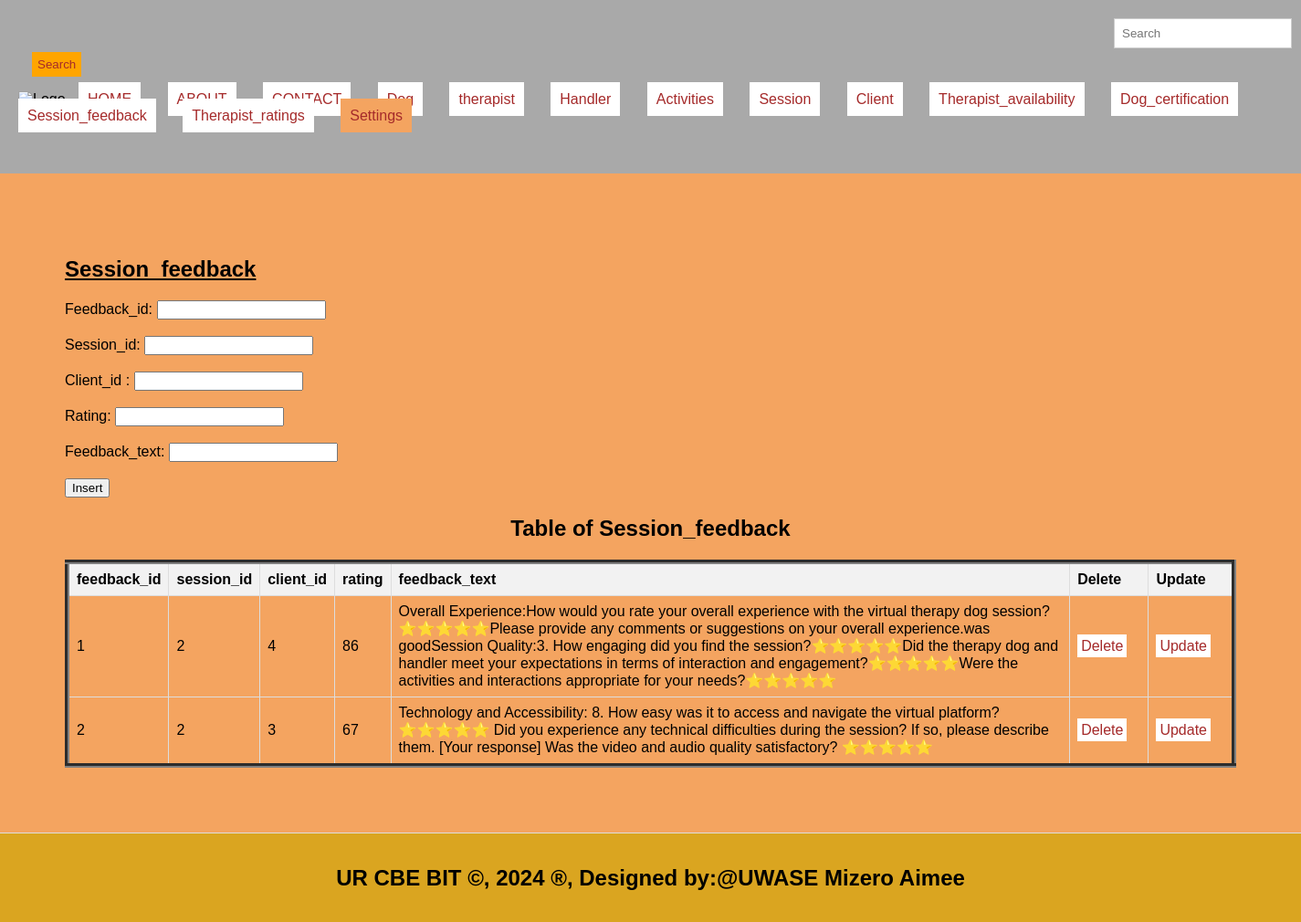
The page /Session_feedback.php on the database its author committed.
### tables this page shows
CREATE TABLE `session_feedback` (
  `feedback_id` int(11) NOT NULL,
  `session_id` int(11) DEFAULT NULL,
  `client_id` int(11) DEFAULT NULL,
  `rating` int(11) DEFAULT NULL,
  `feedback_text` text DEFAULT NULL
);

### Session_feedback.php (the view, shortened to what this page needs)
<!DOCTYPE html>
<html lang="en">
<head>
  <link rel="stylesheet" type="text/css" href="style.css" title="style 1" media="screen, tv, projection, handheld, print"/>
  </head>
  <header>
<body bgcolor="sandybrown">
  <form class="d-flex" role="search" action="search.php">
      <input class="form-control me-2" type="search" placeholder="Search" aria-label="Search">
      <button class="btn btn-outline-success" type="submit">Search</button>
    </form>
  <ul style="list-style-type: none; padding: 0;">
    <li style="display: inline; margin-right: 10px;">
  </li>
    <li style="display: inline; margin-right: 10px;"><a href="./home.html">HOME</a>
  </li>
    <li style="display: inline; margin-right: 10px;"><a href="./about.html">ABOUT</a>
  </li>
    <li style="display: inline; margin-right: 10px;"><a href="./contact.html">CONTACT</a>
  </li>
    <li style="display: inline; margin-right: 10px;"><a href="./Dog.php">Dog</a>
  </li>
    <li style="display: inline; margin-right: 10px;"><a href="./therapist.php">therapist</a>
  </li>
    <li style="display: inline; margin-right: 10px;"><a href="./handler.php">Handler</a>
  </li>
    <li style="display: inline; margin-right: 10px;"><a href="./activities.php">Activities</a>
  </li>
    <li style="display: inline; margin-right: 10px;"><a href="./session.php">Session</a>
  </li>
    <li style="display: inline; margin-right: 10px;"><a href="./client.php">Client</a>
  </li>
  <li style="display: inline; margin-right: 10px;"><a href="./therapist_availability.php">Therapist_availability</a>
  </li>
    <li style="display: inline; margin-right: 10px;"><a href="./dog_certification.php">Dog_certification</a>
  </li>
    <li style="display: inline; margin-right: 10px;"><a href="./session_feedback.php">Session_feedback</a>
  </li>
    <li style="display: inline; margin-right: 10px;"><a href="./therapist_ratings.php">Therapist_ratings</a>
  </li>
    <li class="dropdown" style="display: inline; margin-right: 10px;">
      <a href="#" style="padding: 10px; color: brown; background-color: sandybrown; text-decoration: none; margin-right: 15px;">Settings</a>
    </li><br><br>
  </ul>
</header>
<section>
    <h1><u>Session_feedback</u></h1>
    <form method="post" onsubmit="return confirmInsert();">
        <label for="feedback_id">Feedback_id:</label>
        <input type="number" id="feedback_id" name="feedback_id"><br><br>
        <label for="session_id">Session_id:</label>
        <input type="text" id="session_id" name="session_id" required><br><br>
       <label for="client_id">Client_id :</label>
        <input type="text" id="client_id  " name="client_id  " required><br><br>
        <label for="rating">Rating:</label>
        <input type="text" id="rating" name="rating" required><br><br>
        <label for="feedback_text">Feedback_text:</label>
        <input type="text" id="feedback_text" name="feedback_text" required><br><br>
      <input type="submit" name="add" value="Insert">
    </form>
<!DOCTYPE html>
<html>
<head>
</head>
<body>
    <center><h2>Table of Session_feedback</h2></center>
    <table border="5">
        <tr>
            <th>feedback_id</th>
            <th>session_id</th>
            <th>client_id</th>
            <th>rating</th>
            <th>feedback_text</th>
            <th>Delete</th>
            <th>Update</th>
        </tr>
        <?php
        include('databaseconnection.php');
        $sql = "SELECT * FROM Session_feedback";
        $result = $connection->query($sql);
        if ($result->num_rows > 0) {
            while ($row = $result->fetch_assoc()) {
                $feedback_id = $row['feedback_id'];
                echo "<tr>
                    <td>" .$row['feedback_id'] . "</td>
                    <td>" .$row['session_id'] . "</td>
                    <td>" .$row['client_id'] . "</td>
                    <td>" .$row['rating'] . "</td>
                    <td>" .$row['feedback_text'] . "</td>
                    <td><a style='padding:4px' href='delete_Session_feedback.php?feedback_id=$feedback_id'>Delete</a></td>
                    <td><a style='padding:4px' href='update_Session_feedback.php?feedback_id=$feedback_id'>Update</a></td>
                </tr>";
            }
        } else {
            echo "<tr><td colspan='5'>No data found</td></tr>";
        }
        ?>
    </table>
</body>
    </section>
<footer>
  <center>
    <b><h2>UR CBE BIT &copy, 2024 &reg, Designed by:@UWASE Mizero Aimee</h2></b>
  </center>
</footer>
</body>
</html>

### style.css (style rules this page uses)
body { font-family: Arial, sans-serif; margin: 0; padding: 0; }
.form-control { padding: 8px; margin-left: 4px; border: 1px solid #ccc; }
.btn { padding: 6px; background-color: orange; color: brown; border: none; }
.dropdown { position: relative; display: inline; margin-right: 10px; }
body { font-family: Arial,sans-serif; margin:0; padding:0; }
header { background-color:darkgray; padding: 20px; }
.dropdown { position: right; display:right; direction:rtl; }
section { padding:28px; border-bottom: 1px solid #ddd; }
footer { text-align: center; padding: 15px; background-color:darkgray; }

### Session_feedback.php (style rules this page uses)
a { padding: 10px; color:chocolate; background-color: white; text-decoration: none; margin-right: 15px; }
a:link { color: brown; }
button.btn { margin-left: 15px; margin-top: 4px; }
input.form-control { margin-left: 1200px; padding: 8px; }
section { padding:71px; border-bottom: 1px solid #ddd; }
footer { text-align: center; padding: 15px; background-color:goldenrod; }
table { width: 100%; border-collapse: collapse; }
th, td { border: 1px solid #ddd; padding: 8px; text-align: left; }
th { background-color: #f2f2f2; }

### rows shown on the page
session_feedback: feedback_id "1", session "2", client "4", rating "86", feedback_text "Overall Experience:How would you rate your overall experience with the virtual therapy dog session?⭐⭐⭐⭐⭐Please provide any comments or suggestions on your overall experience.was goodSession Quality:3. How engaging did you find the session?⭐⭐⭐⭐⭐Did the therapy dog and handler meet your expectations in terms of interaction and engagement?⭐⭐⭐⭐⭐Were the activities and interactions appropriate for your needs?⭐⭐⭐⭐⭐"
session_feedback: feedback_id "2", session "2", client "3", rating "67", feedback_text "Technology and Accessibility: 8. How easy was it to access and navigate the virtual platform? ⭐⭐⭐⭐⭐ Did you experience any technical difficulties during the session? If so, please describe them. [Your response] Was the video and audio quality satisfactory? ⭐⭐⭐⭐⭐"
